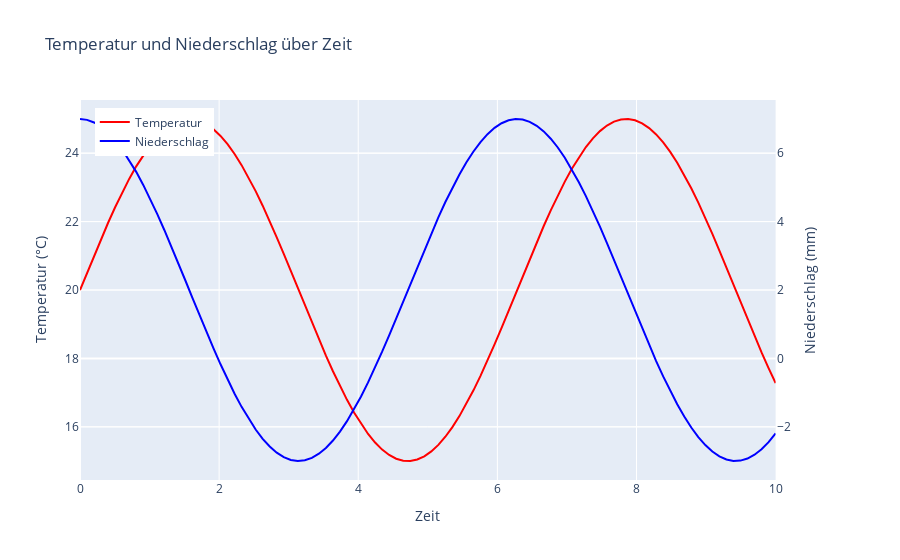

The notebook cell saved with this chart:
### Markdown cell above
**Erklärung:**
- Mit `shared_yaxes=True` werden die y-Achsen der Subplots synchronisiert
- Ebenso gibt es `shared_xaxes=True` für gemeinsame x-Achsen
- Dies ist nützlich, um Werte direkt über verschiedene Subplots hinweg vergleichen zu können

### Beispiel 2: Diagramm mit sekundärer Y-Achse

### Code cell
import plotly.graph_objects as go
from plotly.subplots import make_subplots
import numpy as np

# Daten generieren
x = np.linspace(0, 10, 100)
temperatur = 20 + 5 * np.sin(x)  # Temperatur in °C
niederschlag = 2 + np.cos(x) * 5  # Niederschlag in mm

# Subplot mit sekundärer y-Achse erstellen
fig = make_subplots(specs=[[{"secondary_y": True}]])

# Temperaturkurve auf der primären Y-Achse
fig.add_trace(
    go.Scatter(
        x=x,
        y=temperatur,
        name="Temperatur",
        line=dict(color="red")
    ),
    secondary_y=False  # Primäre y-Achse
)

# Niederschlagskurve auf der sekundären Y-Achse
fig.add_trace(
    go.Scatter(
        x=x,
        y=niederschlag,
        name="Niederschlag",
        line=dict(color="blue")
    ),
    secondary_y=True  # Sekundäre y-Achse
)

# Achsen beschriften
fig.update_xaxes(title_text="Zeit")
fig.update_yaxes(title_text="Temperatur (°C)", secondary_y=False)
fig.update_yaxes(title_text="Niederschlag (mm)", secondary_y=True)

# Layout anpassen
fig.update_layout(
    title_text="Temperatur und Niederschlag über Zeit",
    legend=dict(x=0.02, y=0.98),
    hovermode="x unified"  # Hover zeigt Daten für denselben x-Wert
)

fig.show()

### Figure 1 — Plotly figure (JSON) as saved in the notebook; plotly's stock layout.template omitted (floating-point values rounded to 4 significant figures)
{"data": [{"line": {"color": "red"}, "name": "Temperatur", "type": "scatter", "x": [0.0, 0.101, 0.202, 0.303, 0.404, 0.5051, 0.6061, 0.7071, 0.8081, 0.9091, 1.01, 1.111, 1.212, 1.313, 1.414, 1.515, 1.616, 1.717, 1.818, 1.919, 2.02, 2.121, 2.222, 2.323, 2.424, 2.525, 2.626, 2.727, 2.828, 2.929, 3.03, 3.131, 3.232, 3.333, 3.434, 3.535, 3.636, 3.737, 3.838, 3.939, 4.04, 4.141, 4.242, 4.343, 4.444, 4.545, 4.646, 4.747, 4.848, 4.949, 5.051, 5.152, 5.253, 5.354, 5.455, 5.556, 5.657, 5.758, 5.859, 5.96, 6.061, 6.162, 6.263, 6.364, 6.465, 6.566, 6.667, 6.768, 6.869, 6.97, 7.071, 7.172, 7.273, 7.374, 7.475, 7.576, 7.677, 7.778, 7.879, 7.98, 8.081, 8.182, 8.283, 8.384, 8.485, 8.586, 8.687, 8.788, 8.889, 8.99, 9.091, 9.192, 9.293, 9.394, 9.495, 9.596, 9.697, 9.798, 9.899, 10.0], "xaxis": "x", "y": [20.0, 20.5, 21.0, 21.49, 21.97, 22.42, 22.85, 23.25, 23.61, 23.94, 24.23, 24.48, 24.68, 24.83, 24.94, 24.99, 24.99, 24.95, 24.85, 24.7, 24.5, 24.26, 23.98, 23.65, 23.29, 22.89, 22.46, 22.01, 21.54, 21.05, 20.56, 20.05, 19.55, 19.05, 18.56, 18.08, 17.63, 17.19, 16.79, 16.42, 16.09, 15.79, 15.54, 15.34, 15.18, 15.07, 15.01, 15.0, 15.05, 15.14, 15.28, 15.47, 15.71, 15.99, 16.31, 16.67, 17.07, 17.49, 17.94, 18.41, 18.9, 19.39, 19.9, 20.4, 20.9, 21.39, 21.87, 22.33, 22.76, 23.17, 23.54, 23.88, 24.18, 24.43, 24.64, 24.81, 24.92, 24.99, 25.0, 24.96, 24.87, 24.73, 24.55, 24.31, 24.04, 23.72, 23.36, 22.97, 22.55, 22.11, 21.64, 21.15, 20.66, 20.15, 19.65, 19.15, 18.66, 18.18, 17.72, 17.28], "yaxis": "y"}, {"line": {"color": "blue"}, "name": "Niederschlag", "type": "scatter", "x": [0.0, 0.101, 0.202, 0.303, 0.404, 0.5051, 0.6061, 0.7071, 0.8081, 0.9091, 1.01, 1.111, 1.212, 1.313, 1.414, 1.515, 1.616, 1.717, 1.818, 1.919, 2.02, 2.121, 2.222, 2.323, 2.424, 2.525, 2.626, 2.727, 2.828, 2.929, 3.03, 3.131, 3.232, 3.333, 3.434, 3.535, 3.636, 3.737, 3.838, 3.939, 4.04, 4.141, 4.242, 4.343, 4.444, 4.545, 4.646, 4.747, 4.848, 4.949, 5.051, 5.152, 5.253, 5.354, 5.455, 5.556, 5.657, 5.758, 5.859, 5.96, 6.061, 6.162, 6.263, 6.364, 6.465, 6.566, 6.667, 6.768, 6.869, 6.97, 7.071, 7.172, 7.273, 7.374, 7.475, 7.576, 7.677, 7.778, 7.879, 7.98, 8.081, 8.182, 8.283, 8.384, 8.485, 8.586, 8.687, 8.788, 8.889, 8.99, 9.091, 9.192, 9.293, 9.394, 9.495, 9.596, 9.697, 9.798, 9.899, 10.0], "xaxis": "x", "y": [7.0, 6.975, 6.898, 6.772, 6.597, 6.376, 6.109, 5.801, 5.454, 5.072, 4.659, 4.218, 3.755, 3.274, 2.78, 2.278, 1.773, 1.271, 0.7757, 0.293, -0.1722, -0.6152, -1.032, -1.417, -1.768, -2.08, -2.351, -2.577, -2.757, -2.888, -2.969, -3.0, -2.979, -2.908, -2.787, -2.617, -2.4, -2.139, -1.835, -1.491, -1.113, -0.7023, -0.2643, 0.1968, 0.6763, 1.169, 1.671, 2.175, 2.678, 3.174, 3.659, 4.126, 4.571, 4.991, 5.379, 5.734, 6.05, 6.325, 6.556, 6.741, 6.877, 6.963, 6.999, 6.984, 6.918, 6.802, 6.637, 6.425, 6.167, 5.867, 5.528, 5.153, 4.745, 4.31, 3.851, 3.373, 2.881, 2.381, 1.876, 1.373, 0.8756, 0.39, -0.07911, -0.527, -0.9492, -1.341, -1.699, -2.02, -2.299, -2.535, -2.724, -2.865, -2.957, -2.998, -2.988, -2.927, -2.816, -2.656, -2.448, -2.195], "yaxis": "y2"}], "layout": {"hovermode": "x unified", "legend": {"x": 0.02, "y": 0.98}, "title": {"text": "Temperatur und Niederschlag über Zeit"}, "xaxis": {"anchor": "y", "domain": [0, 0.94], "title": {"text": "Zeit"}}, "yaxis": {"anchor": "x", "domain": [0, 1], "title": {"text": "Temperatur (°C)"}}, "yaxis2": {"anchor": "x", "overlaying": "y", "side": "right", "title": {"text": "Niederschlag (mm)"}}}}
